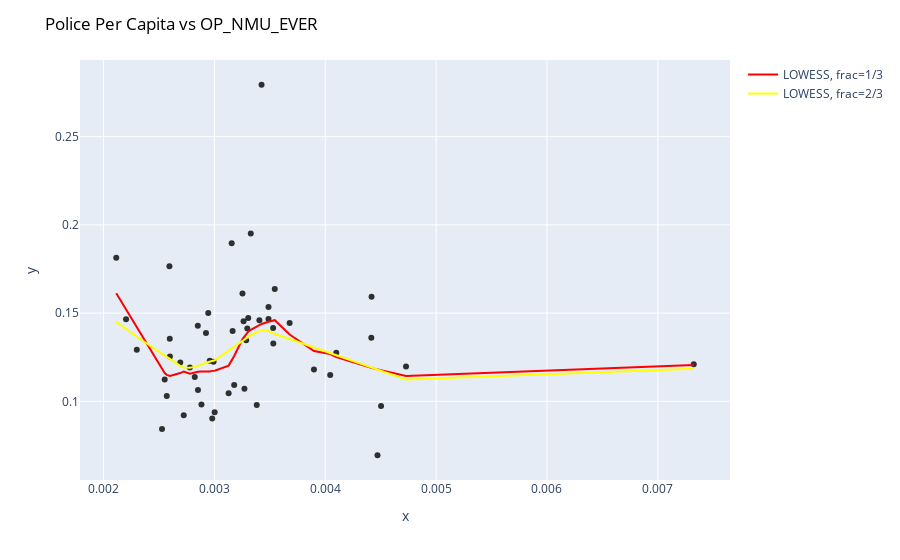

Source (notebook cell):
### Markdown cell above
LOWESS

### Code cell
# OP_NMU_EVER
endog = final_data["OP_NMU_EVER"].values
endog
exogvals = X1["police_per_capita"]
exog = exogvals.values
# x values 
#X1
#X2
# y values
#final_data["OP_NMU_EVER"]
#final_data["BENZ_NMU_EVER"]
#final_data["STIM_NMU_EVER"]
#final_data["GABA_NMU_EVER"]
#final_data["ILL_USE"]
new_y = lowess(endog, exog, frac=1./3)
new_y2 = lowess(endog, exog, frac=2/3)
new_y3 = lowess(endog, exog, frac=1/5)


fig = px.scatter(df, x=exog, y=endog, 
                 opacity=0.8, color_discrete_sequence=['black'])

fig.update_layout(title=dict(text="Police Per Capita vs OP_NMU_EVER ", 
                             font=dict(color='black')))
# Add the prediction line
fig.add_traces(go.Scatter(x=new_y[:,0], y=new_y[:,1], name='LOWESS, frac=1/3', line=dict(color='red')))
fig.add_traces(go.Scatter(x=new_y2[:,0], y=new_y2[:,1], name='LOWESS, frac=2/3', line=dict(color='yellow')))
#fig.add_traces(go.Scatter(x=new_y3[:,0], y=new_y3[:,1], name='LOWESS, frac=1/5', line=dict(color='blue')))
